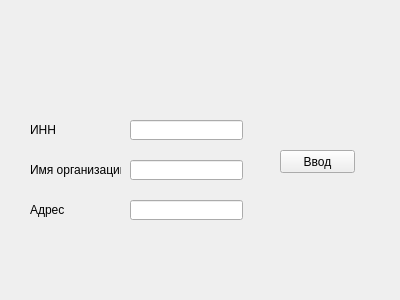
<?xml version="1.0" encoding="UTF-8"?>
<ui version="4.0">
 <class>Form</class>
 <widget class="QWidget" name="Form">
  <property name="geometry">
   <rect>
    <x>0</x>
    <y>0</y>
    <width>400</width>
    <height>300</height>
   </rect>
  </property>
  <property name="windowTitle">
   <string>Form</string>
  </property>
  <widget class="QPushButton" name="pushButton">
   <property name="geometry">
    <rect>
     <x>280</x>
     <y>150</y>
     <width>75</width>
     <height>23</height>
    </rect>
   </property>
   <property name="text">
    <string>Ввод</string>
   </property>
  </widget>
  <widget class="QLineEdit" name="lineEdit">
   <property name="geometry">
    <rect>
     <x>130</x>
     <y>120</y>
     <width>113</width>
     <height>20</height>
    </rect>
   </property>
  </widget>
  <widget class="QLineEdit" name="lineEdit_2">
   <property name="geometry">
    <rect>
     <x>130</x>
     <y>160</y>
     <width>113</width>
     <height>20</height>
    </rect>
   </property>
  </widget>
  <widget class="QLineEdit" name="lineEdit_3">
   <property name="geometry">
    <rect>
     <x>130</x>
     <y>200</y>
     <width>113</width>
     <height>20</height>
    </rect>
   </property>
  </widget>
  <widget class="QLabel" name="label_2">
   <property name="geometry">
    <rect>
     <x>30</x>
     <y>160</y>
     <width>91</width>
     <height>20</height>
    </rect>
   </property>
   <property name="text">
    <string>Имя организации</string>
   </property>
  </widget>
  <widget class="QLabel" name="label_3">
   <property name="geometry">
    <rect>
     <x>30</x>
     <y>120</y>
     <width>91</width>
     <height>20</height>
    </rect>
   </property>
   <property name="text">
    <string>ИНН</string>
   </property>
  </widget>
  <widget class="QLabel" name="label_4">
   <property name="geometry">
    <rect>
     <x>30</x>
     <y>200</y>
     <width>91</width>
     <height>20</height>
    </rect>
   </property>
   <property name="text">
    <string>Адрес</string>
   </property>
  </widget>
 </widget>
 <resources/>
 <connections/>
</ui>
